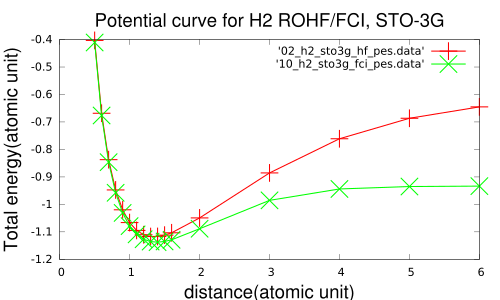

Reproduce this figure in gnuplot.
set terminal pdf
set title "Potential curve for H2 ROHF/FCI, STO-3G" font "Helvetica,20"
set xlabel "distance(atomic unit)" font "Helvetica,20"
set ylabel "Total energy(atomic unit)"  font "Helvetica,20"
plot '02_h2_sto3g_hf_pes.data' with linespoints lw 3 ps 2,\
     '10_h2_sto3g_fci_pes.data' with linespoints lw 3 ps 2
